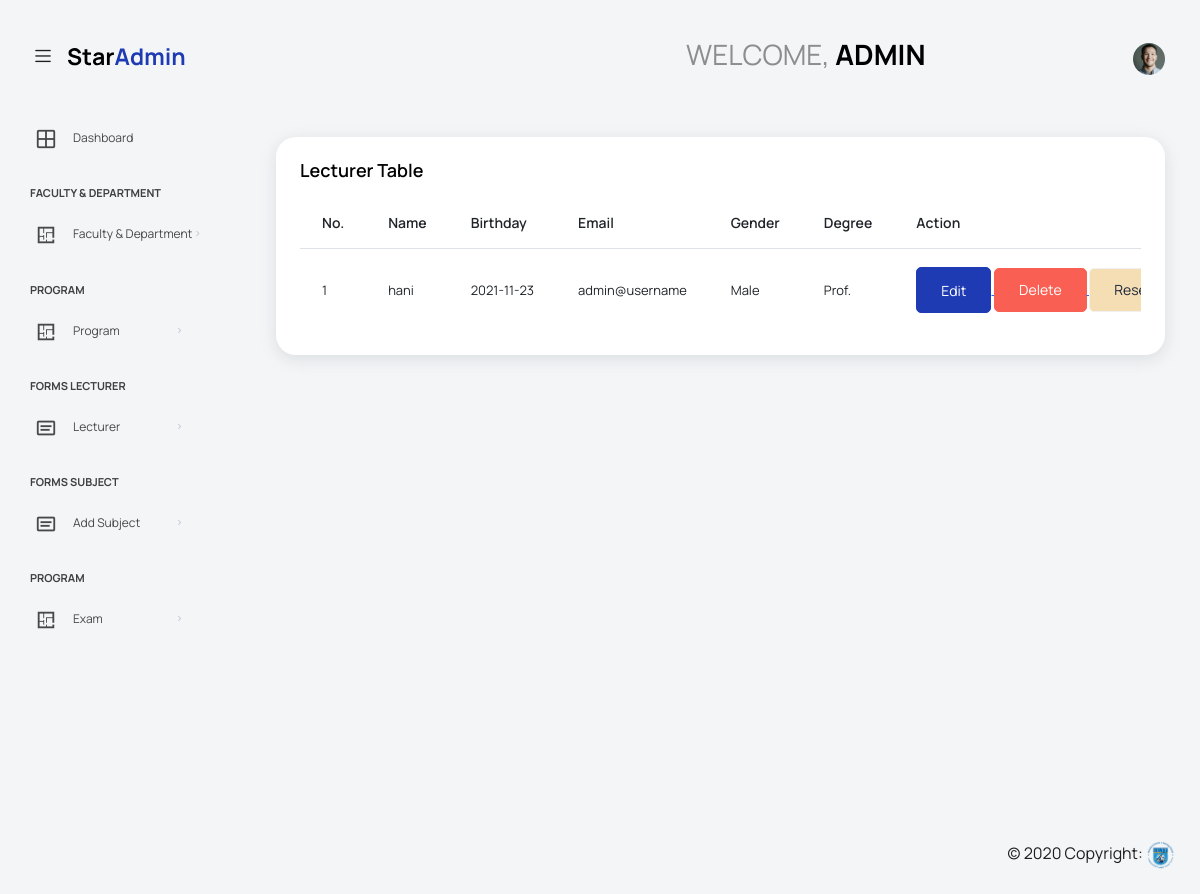
The page /adminPanel/manage-lecturer.php (signed in) on the database as committed earlier.
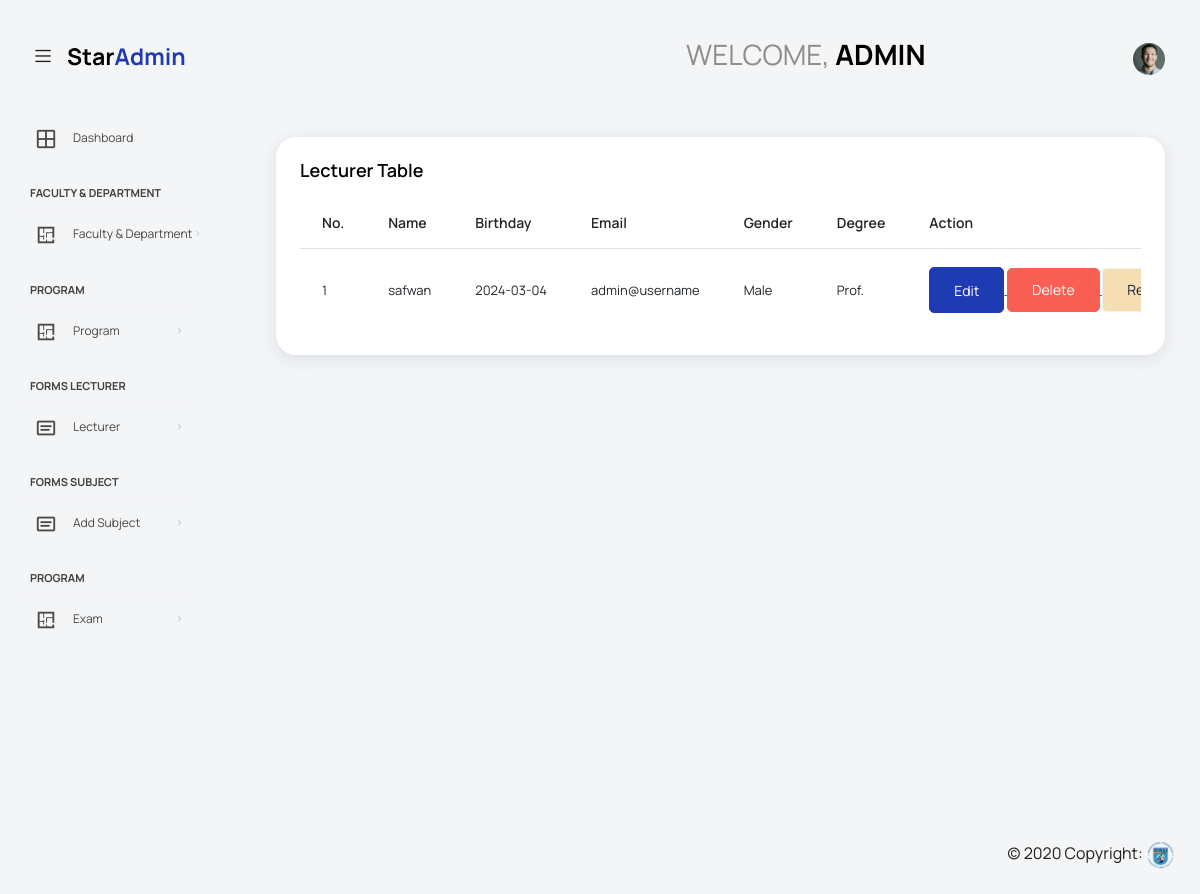
The same page on the database as committed later.
### tables this page shows
CREATE TABLE IF NOT EXISTS `lecturer` (
  `Le_ID` int(11) NOT NULL AUTO_INCREMENT,
  `Le_Name` varchar(50) NOT NULL,
  `Le_Birthday` varchar(50) NOT NULL,
  `Le_Email` varchar(50) NOT NULL,
  `Le_Pass` varchar(100) NOT NULL,
  `Le_Gender` varchar(50) NOT NULL,
  `Le_Degree` varchar(50) NOT NULL,
  PRIMARY KEY (`Le_ID`),
  UNIQUE KEY `Le_Email` (`Le_Email`)
);

### adminPanel/manage-lecturer.php (the view, shortened to what this page needs)
<?php
include_once('../includes/conn.php');
$id=$_SESSION['id'];
$query=mysqli_query($conn,"SELECT * FROM admin WHERE Ad_ID=".$id);
$result= mysqli_fetch_array($query);
if (strlen($_SESSION['id']==0))
  {
  header('location:../outSession.php');
  }
  else{
              ?>
<!DOCTYPE html>
<html lang="en">
<head>
<html lang="en">
<head>
  <link rel="stylesheet" href="vendors/feather/feather.css">
  <link rel="stylesheet" href="vendors/mdi/css/materialdesignicons.min.css">
  <link rel="stylesheet" href="vendors/ti-icons/css/themify-icons.css">
  <link rel="stylesheet" href="vendors/typicons/typicons.css">
  <link rel="stylesheet" href="vendors/simple-line-icons/css/simple-line-icons.css">
  <link rel="stylesheet" href="vendors/css/vendor.bundle.base.css">
  <link rel="stylesheet" href="vendors/datatables.net-bs4/dataTables.bootstrap4.css">
  <link rel="stylesheet" href="js/select.dataTables.min.css">
  <link rel="stylesheet" href="css/vertical-layout-light/style.css">
</head>
<body>
  <div class="container-scroller">
    <?php include('head.php'); ?>
    <div class="container-fluid page-body-wrapper">
      <?php include('sidebar.php'); ?>
      <div class="main-panel">
        <div class="content-wrapper">
          <div class="row">
            <div class="col-sm-12">
              <div class="card">
                <div class="card-body">
                <h4 class="card-title">Lecturer Table</h4>
                  <div class="table-responsive">
                  <?php
                    $query= "SELECT * FROM lecturer";
                      $result = mysqli_query($conn,$query);
                      if(mysqli_num_rows($result)> 0)
                      {?>
                <table class="table">
                  <thead>
                    <tr>
                      <th>No.</th>
                      <th>Name</th>
                      <th>Birthday</th>
                      <th>Email</th>
                      <th>Gender</th>
                      <th>Degree</th>
                      <th>Action</th>
                    </tr>
                  </thead>
                  <tbody>
                  <?php
                  $i=1;
                  while($row = mysqli_fetch_assoc($result))
                  {?>
                    <tr>
                    <td><?php echo $i; $i++; ?></td>
                      <td><?php echo $row['Le_Name']; ?></td>
                      <td><?php echo $row['Le_Birthday']; ?></td>
                      <td><?php echo $row['Le_Email']; ?></td>
                      <td><?php echo $row['Le_Gender']; ?></td>
                      <td><?php echo $row['Le_Degree']; ?></td>
                      <td>
                      <a href="edit-lecturer.php?id=<?php echo $row['Le_ID'];?>">
                        <button class="btn btn-primary"><i class="fa fa-edit "></i> Edit</button> </a>
                      <a href="manage-lecturer.php?id=<?php echo $row['Le_ID']; ?>&del=delete" onClick="return confirm('Are you sure you want to delete?')">
                        <button class="btn btn-danger">Delete</button>
                      </a>
                      <a href="manage-lecturer.php?id=<?php echo $row['Le_ID']?>&pass=update" onClick="return confirm('Are you sure you want to reset password?')">
                        <button type="submit" name="submit" id="submit" class="btn btn-secondary" >Reset Password</button>
                      </a>
                      </td>
                    </tr>
                    <?php
                  }
                  }
                  else echo "You doesn't have any lecturer";?>
                            </tbody>
                    </table>
                  </div>
                </div>
              </div>
            </div>
            </div>
          </div>
        </div>
      </div>
    </div>
  <?php include('footer.php');?>
                <?php }?>
</body>
</html>

### adminPanel/head.php (shortened to what this page needs)
<nav class="navbar default-layout col-lg-12 col-12 p-0 d-flex align-items-top flex-row pt-5 mt-3">
      <div class="text-center navbar-brand-wrapper d-flex align-items-center justify-content-start">
        <div class="me-3">
          <button class="navbar-toggler navbar-toggler align-self-center" type="button" data-bs-toggle="minimize">
            <span class="icon-menu"></span>
          </button>
        </div>
        <div>
          <a class="navbar-brand brand-logo" href="index.html">
            <img src="images/logo.svg" alt="logo">
          </a>
        </div>
      </div>
      <div class="navbar-menu-wrapper d-flex align-items-top" style="  padding-left: 466px; text-transform: uppercase;
">
        <ul class="navbar-nav">
          <li class="nav-item font-weight-semibold d-none d-lg-block ms-0 ">
            <h1 class="welcome-text">welcome, <span class="text-black fw-bold nav-category"><?php echo $result['Ad_Name'];?></span></h1>
          </li>
        </ul>
        <ul class="navbar-nav ms-auto">
          <li class="nav-item">
            <form class="search-form" action="#">
              <i class="icon-search"></i>
              <input type="search" class="form-control" placeholder="Search Here" title="Search here">
            </form>
          </li>
          <li class="nav-item dropdown d-none d-lg-block user-dropdown">
            <a class="nav-link" id="UserDropdown" href="#" data-bs-toggle="dropdown" aria-expanded="false">
              <img class="img-xs rounded-circle" src="images/faces/face8.jpg" alt="Profile image"> </a>
          </li>
        </ul>
      </div>
    </nav>

### adminPanel/sidebar.php (shortened to what this page needs)
<nav class="sidebar sidebar-offcanvas" id="sidebar">
        <ul class="nav">
          <li class="nav-item">
            <a class="nav-link" href="index.php">
              <i class="mdi mdi-grid-large menu-icon"></i>
              <span class="menu-title">Dashboard</span>
            </a>
          </li>
          <li class="nav-item nav-category">Faculty & Department</li>
          <li class="nav-item">
            <a class="nav-link" data-bs-toggle="collapse" href="#ui-basicc" aria-expanded="false" aria-controls="ui-basic">
              <i class="menu-icon mdi mdi-floor-plan"></i>
              <span class="menu-title">Faculty & Department</span>
              <i class="menu-arrow"></i>
            </a>
          </li>
          <li class="nav-item nav-category">Program</li>
          <li class="nav-item">
            <a class="nav-link" data-bs-toggle="collapse" href="#ui-basic" aria-expanded="false" aria-controls="ui-basic">
              <i class="menu-icon mdi mdi-floor-plan"></i>
              <span class="menu-title">Program</span>
              <i class="menu-arrow"></i>
            </a>
          </li>
          <li class="nav-item nav-category">Forms Lecturer</li>
          <li class="nav-item">
            <a class="nav-link" data-bs-toggle="collapse" href="#form-elements" aria-expanded="false" aria-controls="form-elements">
              <i class="menu-icon mdi mdi-card-text-outline"></i>
              <span class="menu-title">Lecturer</span>
              <i class="menu-arrow"></i>
            </a>
            <li class="nav-item nav-category">Forms Subject</li>
          <li class="nav-item">
            <a class="nav-link" data-bs-toggle="collapse" href="#form-elementss" aria-expanded="false" aria-controls="form-elementss">
              <i class="menu-icon mdi mdi-card-text-outline"></i>
              <span class="menu-title">Add Subject</span>
              <i class="menu-arrow"></i>
            </a>
          </li>
          <li class="nav-item nav-category">Program</li>
          <li class="nav-item">
            <a class="nav-link" data-bs-toggle="collapse" href="#ui-basiccc" aria-expanded="false" aria-controls="ui-basicc">
              <i class="menu-icon mdi mdi-floor-plan"></i>
              <span class="menu-title">Exam</span>
              <i class="menu-arrow"></i>
            </a>
          </li>
        </ul>
      </nav>

### adminPanel/footer.php
<footer class=" text-center text-lg-start" style="background-color: #f4f5f7;">
  <div class="text-end p-4" >
    © 2020 Copyright:
    <img  src="../images/Logo.png" style="height: 30px; width: auto;">
  </div>
</footer>

Rows that differ between the two databases and show on the page:
changed lecturer "admin@username": Le_Name "hani" → "safwan"; Le_Birthday "2021-11-23" → "2024-03-04"
